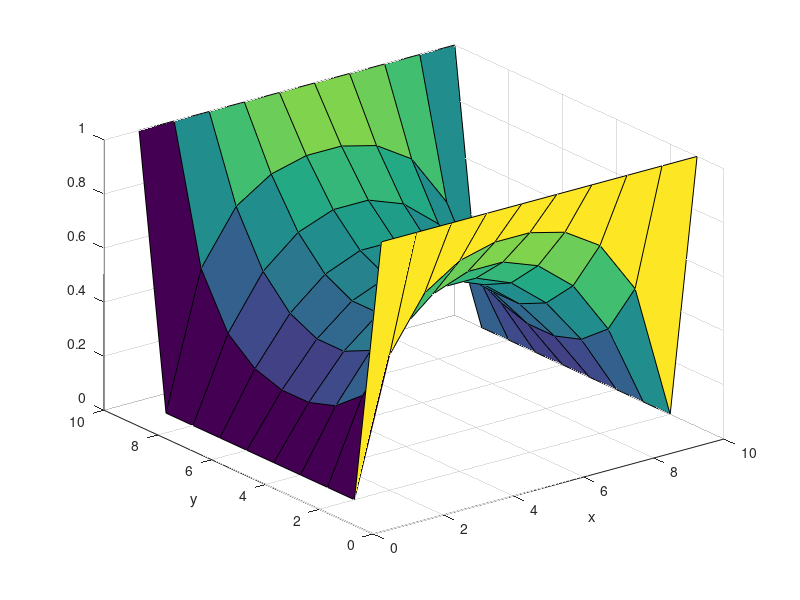

Reproduce this figure in MATLAB.
%PA Laplace Eqution by iteration

%Sonya Stuhec-Leonard 100963181

%Part 1 done on papper
%Part 2 is below

close all
clc

nx=10;
ny=10;
a=1; %seperation of mesh points

V=zeros(nx, ny);
%i is the x location
%j is the y location

iterationsMax= 100;

for it=1:iterationsMax
    %horizontal boundary conditions
    for i= 1:nx
       for j = 1:ny        
       
            if i == 1
                V(i, j) = 1;
            elseif i== nx
                V(i, j) = 1;
            elseif j==ny %top has nothing above
                V(i, j) = 0;
                %V(i, j) = (4*a^2)^(-1)*(V(i+1, j) + V(i-1, j) + +V(i, j-1));    
            elseif j==1 %bottom has nothing below
                V(i, j) = 0;
                %V(i, j) = (4*a^2)^(-1)*(V(i+1, j) + V(i-1, j) + V(i, j+1));
            else %everything in the middle
                V(i, j) = (4*a^2)^(-1)*(V(i+1, j) + V(i-1, j) + V(i, j+1)+V(i, j-1));
            end

        end
    end
    
        figure(1)
        surf (V)
        pause(.1)
        xlabel('x')
        ylabel('y')
        
%         E= -V;
%         figure(2)
%         quiver(V)
end

